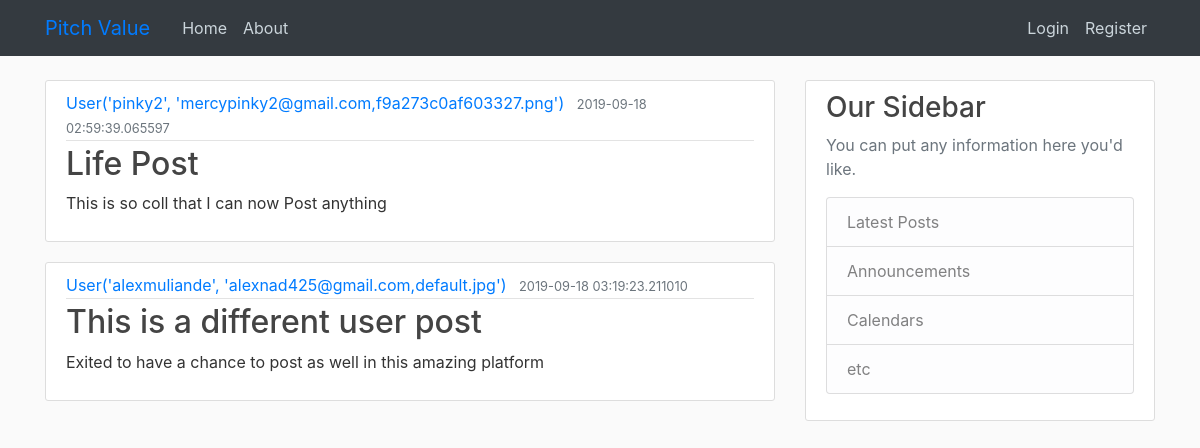
The page /home on the database its author committed.
### pitch/models.py (models this page shows, shortened)
class Post(db.Model):
    id = db.Column(db.Integer,primary_key=True)
    title = db.Column(db.String(100), nullable=False)
    date_posted = db.Column (db.DateTime, nullable=False, default=datetime.utcnow)
    content = db.Column(db.Text, nullable=False)
    user_id = db.Column(db.Integer, db.ForeignKey('user.id'), nullable = False)

class User(db.Model, UserMixin):
    id = db.Column(db.Integer,primary_key=True)
    username = db.Column(db.String(20),unique=True,nullable=False)
    email = db.Column(db.String(20),unique=True,nullable=False)
    image_file = db.Column(db.String(20), nullable=False, default='default.jpg')
    password = db.Column(db.String(60), nullable=False)
    posts = db.relationship('Post', backref='author', lazy=True)
    def __repr__ (self):
        return f"User('{self.username}', '{self.email},{self.image_file}')"

### pitch/routes.py (the view)
@app.route("/")
@app.route("/home")
def home():
    posts = Post.query.all()
    return render_template('home.html', posts=posts)

### pitch/templates/home.html
{% extends "layout.html"%}
{% block content%}
    {% for post in posts %}
    <article class="media content-section">
            <div class="media-body">
              <div class="article-metadata">
                <a class="mr-2" href="#">{{ post.author }}</a>
                <small class="text-muted">{{ post.date_posted }}</small>
              </div>
              <h2><a class="article-title" href="#">{{ post.title }}</a></h2>
              <p class="article-content">{{ post.content }}</p>
            </div>
          </article>
    {% endfor %}
{% endblock content%}

### pitch/templates/layout.html (shortened to what this page needs)
<!DOCTYPE html>
<html lang="en">
<head>
    <link rel="stylesheet" href="https://stackpath.bootstrapcdn.com/bootstrap/4.3.1/css/bootstrap.min.css"
>
        <link rel="stylesheet" type="text/css" href="{{url_for('static',filename='styles.css')}}">
</head>
<body>
    <header class="site-header">
        <nav class="navbar navbar-expand-md navbar-steel bg-dark fixed-top">
            <div class="container">
                <a class="navbar-brand mr-4" href="/">Pitch Value</a>
                <div class="collapse navbar-collapse" id="navbarToggle">
                    <div class="navbar-nav mr-auto">
                        <a class="nav-item nav-link" href="{{url_for('home')}}">Home</a>
                        <a class="nav-item nav-link" href="{{url_for('about')}}">About</a>
                    </div>
                    <div class="navbar-nav">
                        {% if current_user.is_authenticated %}
                        <a class="nav-item nav-link" href="{{url_for('new_post')}}">New Post</a>
                        <a class="nav-item nav-link" href="{{url_for('account')}}">Account</a>
                        <a class="nav-item nav-link" href="{{url_for('logout')}}">Logout</a>
                        {% else %}
                        <a class="nav-item nav-link" href="{{url_for('login')}}">Login</a>
                        <a class="nav-item nav-link" href="{{url_for('register')}}">Register</a>
                        {% endif %}
                    </div>
                </div>
            </div>
        </nav>
    </header>
    <main role="main" class="container">
        <div class="row">
            <div class="col-md-8">
                {% block content %}{% endblock %}
            </div>
            <div class="col-md-4">
                <div class="content-section">
                    <h3>Our Sidebar</h3>
                    <p class='text-muted'>You can put any information here you'd like.
                        <ul class="list-group">
                            <li class="list-group-item list-group-item-light">Latest Posts</li>
                            <li class="list-group-item list-group-item-light">Announcements</li>
                            <li class="list-group-item list-group-item-light">Calendars</li>
                            <li class="list-group-item list-group-item-light">etc</li>
                        </ul>
                    </p>
                </div>
            </div>
        </div>
    </main>
</body>
</html>

### pitch/static/styles.css (style rules this page uses)
body { background-color: #fafafa; color: #333333; margin-top: 5rem; }
h1, h2, h3, h4, h5, h6 { color: #444444; }
.site-header .navbar-nav .nav-link { color: #cbd5db; }
.content-section { background: #ffffff; padding: 10px 20px; border: 1px solid #dddddd; border-radius: 3px; margin-bottom: 20px; }
.article-title { color: #444444; }
.article-content { white-space: pre-line; }
.article-metadata { padding-bottom: 1px; margin-bottom: 4px; border-bottom: 1px solid #e3e3e3 }

### rows shown on the page
Post: author "User('pinky2', 'mercypinky2@gmail.com,f9a273c0af603327.png')", date_posted "2019-09-18 02:59:39.065597", title "Life Post", content "This is so coll that I can now Post anything"
Post: author "User('alexmuliande', 'alexnad425@gmail.com,default.jpg')", date_posted "2019-09-18 03:19:23.211010", title "This is a different user post", content "Exited to have a chance to post as well in this amazing platform"
